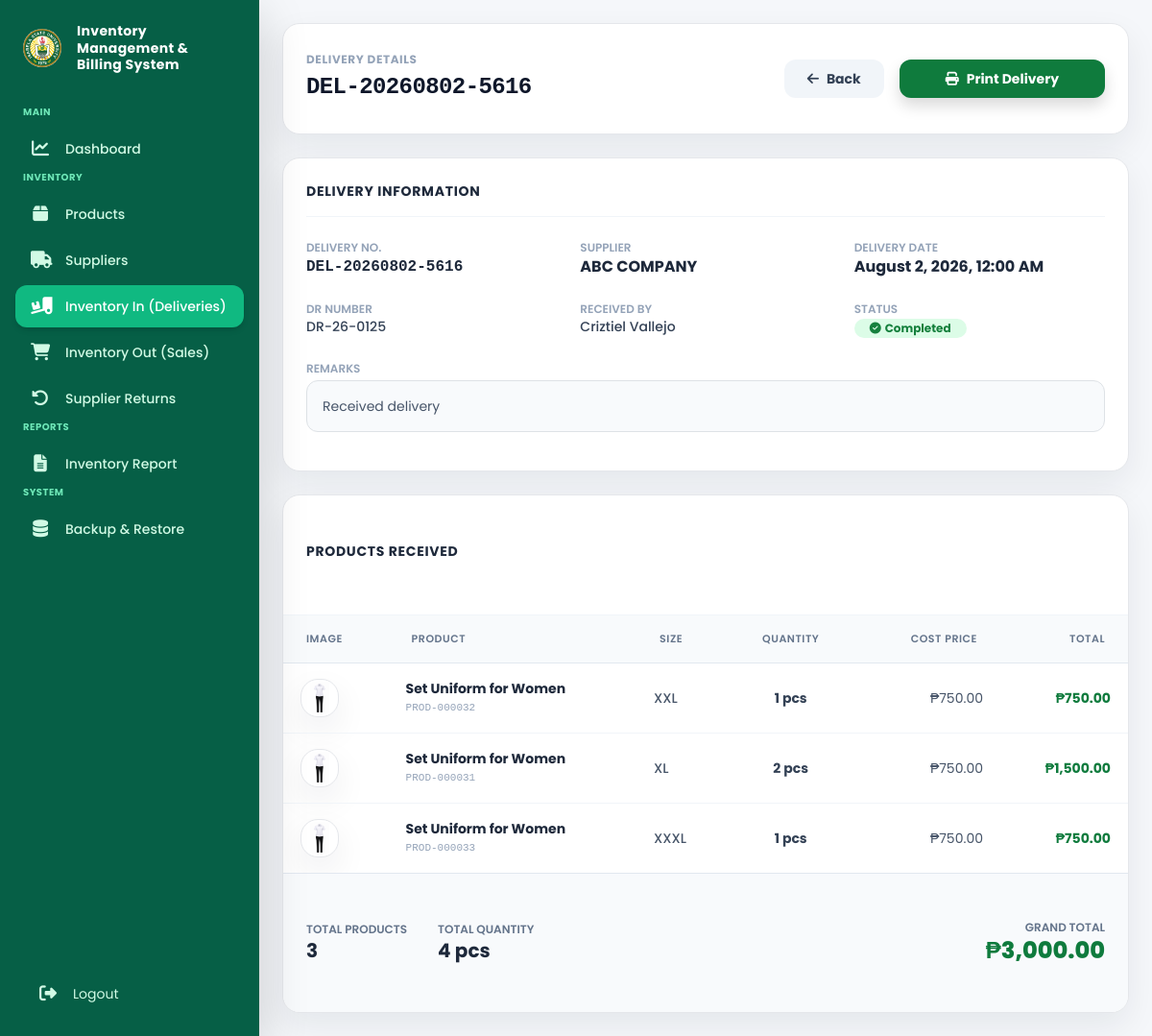
/pages/admin/delivery_view.php?id=13 (signed in), run on the app's committed database.
### tables this page shows
CREATE TABLE `deliveries` (
  `id` int(11) NOT NULL AUTO_INCREMENT,
  `supplier_id` int(11) DEFAULT NULL,
  `delivery_no` varchar(100) DEFAULT NULL,
  `delivery_date` datetime DEFAULT NULL,
  `received_by` int(11) DEFAULT NULL,
  `status` enum('Pending','Completed') DEFAULT 'Completed',
  `remarks` text DEFAULT NULL,
  `dr_number` varchar(100) DEFAULT NULL,
  PRIMARY KEY (`id`),
  KEY `supplier_id` (`supplier_id`),
  KEY `received_by` (`received_by`),
  CONSTRAINT `deliveries_ibfk_1` FOREIGN KEY (`supplier_id`) REFERENCES `suppliers` (`id`),
  CONSTRAINT `deliveries_ibfk_2` FOREIGN KEY (`received_by`) REFERENCES `users` (`id`)
);

CREATE TABLE `suppliers` (
  `id` int(11) NOT NULL AUTO_INCREMENT,
  `supplier_name` varchar(150) NOT NULL,
  `contact_person` varchar(100) DEFAULT NULL,
  `contact_number` varchar(20) DEFAULT NULL,
  `email` varchar(150) DEFAULT NULL,
  `address` text DEFAULT NULL,
  `status` enum('Active','Inactive') DEFAULT 'Active',
  `created_at` timestamp NULL DEFAULT current_timestamp(),
  PRIMARY KEY (`id`)
);

CREATE TABLE `delivery_items` (
  `id` int(11) NOT NULL AUTO_INCREMENT,
  `delivery_id` int(11) DEFAULT NULL,
  `product_id` int(11) DEFAULT NULL,
  `quantity` int(11) DEFAULT NULL,
  `cost_price` decimal(10,2) DEFAULT NULL,
  PRIMARY KEY (`id`),
  KEY `delivery_id` (`delivery_id`),
  KEY `product_id` (`product_id`),
  CONSTRAINT `delivery_items_ibfk_1` FOREIGN KEY (`delivery_id`) REFERENCES `deliveries` (`id`),
  CONSTRAINT `delivery_items_ibfk_2` FOREIGN KEY (`product_id`) REFERENCES `products` (`id`)
);

CREATE TABLE `products` (
  `id` int(11) NOT NULL AUTO_INCREMENT,
  `product_code` varchar(50) DEFAULT NULL,
  `product_name` varchar(255) NOT NULL,
  `category` varchar(100) NOT NULL,
  `category_id` int(11) DEFAULT NULL,
  `product_size` varchar(30) DEFAULT NULL,
  `description` text DEFAULT NULL,
  `supplier` varchar(150) DEFAULT NULL,
  `unit_cost` decimal(10,2) DEFAULT NULL,
  `supplier_id` int(11) DEFAULT NULL,
  `unit_price` decimal(10,2) NOT NULL,
  `cost_price` decimal(10,2) DEFAULT 0.00,
  `current_stock` int(11) DEFAULT 0,
  `inventory_value` decimal(12,2) DEFAULT 0.00,
  `reorder_level` int(11) DEFAULT 10,
  `status` enum('Available','Low Stock','Out of Stock') DEFAULT 'Available',
  `front_image` varchar(255) DEFAULT NULL,
  `qr_code` varchar(255) DEFAULT NULL,
  `created_at` timestamp NULL DEFAULT current_timestamp(),
  `updated_at` timestamp NULL DEFAULT current_timestamp() ON UPDATE current_timestamp(),
  `updated_by` int(11) DEFAULT NULL,
  PRIMARY KEY (`id`),
  UNIQUE KEY `product_code` (`product_code`),
  UNIQUE KEY `unique_product_size` (`product_name`,`product_size`),
  KEY `fk_product_category` (`category_id`),
  KEY `fk_product_supplier` (`supplier_id`),
  KEY `fk_product_updatedby` (`updated_by`),
  CONSTRAINT `fk_product_category` FOREIGN KEY (`category_id`) REFERENCES `categories` (`id`),
  CONSTRAINT `fk_product_supplier` FOREIGN KEY (`supplier_id`) REFERENCES `suppliers` (`id`),
  CONSTRAINT `fk_product_updatedby` FOREIGN KEY (`updated_by`) REFERENCES `users` (`id`)
);

### pages/admin/delivery_view.php (the view, shortened to what this page needs)
<?php
require_once "../../config/database.php";
$delivery_id = (int)($_GET['id'] ?? 0);
$deliveryQuery = "
    SELECT
        d.*,
        s.supplier_name,
        COALESCE(
            NULLIF(CONCAT(TRIM(u.firstname), ' ', TRIM(u.lastname)), ' '),
            u.username,
            'Administrator'
        ) AS received_by_name
    FROM deliveries d
    LEFT JOIN suppliers s ON d.supplier_id = s.id
    LEFT JOIN users u ON d.received_by = u.id
    WHERE d.id = ?
";
$stmt = mysqli_prepare($conn, $deliveryQuery);
mysqli_stmt_bind_param($stmt, "i", $delivery_id);
mysqli_stmt_execute($stmt);
$deliveryResult = mysqli_stmt_get_result($stmt);
$delivery = mysqli_fetch_assoc($deliveryResult);
$itemsQuery = "
    SELECT
        di.*,
        p.product_code,
        p.product_name,
        p.product_size,
        p.front_image,
        p.category
    FROM delivery_items di
    LEFT JOIN products p ON di.product_id = p.id
    WHERE di.delivery_id = ?
";
$stmtItems = mysqli_prepare($conn, $itemsQuery);
mysqli_stmt_bind_param($stmtItems, "i", $delivery_id);
mysqli_stmt_execute($stmtItems);
$itemsResult = mysqli_stmt_get_result($stmtItems);
$items = [];
$totalQty = 0;
$grandTotal = 0.00;
while ($item = mysqli_fetch_assoc($itemsResult)) {
    $itemTotal = $item['quantity'] * $item['cost_price'];
    $totalQty += $item['quantity'];
    $grandTotal += $itemTotal;
    $items[] = $item;
}
?>
<!DOCTYPE html>
<html lang="en">
<head>
    <script src="https://cdn.tailwindcss.com?plugins=forms"></script>
    <link rel="stylesheet" href="https://cdnjs.cloudflare.com/ajax/libs/font-awesome/6.4.0/css/all.min.css">
</head>
<body class="bg-slate-50 font-sans text-slate-800">
<?php include "sidebar.php"; ?>
<main class="ml-0 md:ml-[270px] min-h-screen p-6 transition-all duration-300">
    <div class="space-y-6 max-w-5xl mx-auto">
        <div class="flex flex-col sm:flex-row justify-between items-start sm:items-center gap-4 bg-white p-6 rounded-2xl shadow-sm border border-slate-200">
            <div>
                <span class="text-xs uppercase tracking-wider font-bold text-slate-400">Delivery Details</span>
                <h1 class="text-2xl font-extrabold text-slate-900 tracking-tight font-mono mt-0.5"><?= htmlspecialchars($delivery['delivery_no']); ?></h1>
            </div>
            <div class="flex items-center gap-3">
                <a href="inventory_indeliveries.php" class="bg-slate-100 hover:bg-slate-200 text-slate-700 px-4 py-2.5 rounded-xl font-bold text-sm transition flex items-center gap-2">
                    <i class="fa-solid fa-arrow-left"></i> Back
                </a>
                <button onclick="window.open('delivery_print.php?id=<?= $delivery['id']; ?>', '_blank')" class="bg-[#0f7b3d] hover:bg-[#15803d] text-white px-5 py-2.5 rounded-xl font-bold text-sm shadow transition flex items-center gap-2">
                    <i class="fa-solid fa-print"></i> Print Delivery
                </button>
            </div>
        </div>
        <div class="bg-white rounded-2xl shadow-sm border border-slate-200 p-6 space-y-6">
            <h2 class="text-sm font-bold text-slate-800 uppercase tracking-wider border-b border-slate-100 pb-3">Delivery Information</h2>
            <div class="grid grid-cols-1 md:grid-cols-3 gap-6 text-sm">
                <div>
                    <span class="block text-xs uppercase font-semibold text-slate-400">Delivery No.</span>
                    <span class="font-mono font-bold text-slate-800 text-base"><?= htmlspecialchars($delivery['delivery_no']); ?></span>
                </div>
                <div>
                    <span class="block text-xs uppercase font-semibold text-slate-400">Supplier</span>
                    <span class="font-bold text-slate-800 text-base"><?= htmlspecialchars($delivery['supplier_name'] ?? 'N/A'); ?></span>
                </div>
                <div>
                    <span class="block text-xs uppercase font-semibold text-slate-400">Delivery Date</span>
                    <span class="font-bold text-slate-800 text-base"><?= date('F j, Y, g:i A', strtotime($delivery['delivery_date'])); ?></span>
                </div>
                <div>
                    <span class="block text-xs uppercase font-semibold text-slate-400">DR Number</span>
                    <span class="font-medium text-slate-700"><?= !empty($delivery['dr_number']) ? htmlspecialchars($delivery['dr_number']) : 'None'; ?></span>
                </div>
                <div>
                    <span class="block text-xs uppercase font-semibold text-slate-400">Received By</span>
                    <span class="font-medium text-slate-700"><?= ucwords(strtolower($delivery['received_by_name'])); ?></span>
                </div>
                <div>
                    <span class="block text-xs uppercase font-semibold text-slate-400">Status</span>
                    <span class="inline-flex items-center px-3 py-0.5 rounded-full bg-green-100 text-green-700 text-xs font-bold mt-0.5">
                        <i class="fa-solid fa-circle-check mr-1"></i> <?= htmlspecialchars($delivery['status'] ?? 'Completed'); ?>
                    </span>
                </div>
                <?php if (!empty($delivery['remarks'])): ?>
                <div class="md:col-span-3">
                    <span class="block text-xs uppercase font-semibold text-slate-400">Remarks</span>
                    <p class="text-slate-600 mt-1 bg-slate-50 p-3 rounded-xl border border-slate-100"><?= htmlspecialchars($delivery['remarks']); ?></p>
                </div>
                <?php endif; ?>
            </div>
        </div>
        <div class="bg-white rounded-2xl shadow-sm border border-slate-200 overflow-hidden">
            <div class="px-6 py-5 border-b border-slate-100">
                <h2 class="text-sm font-bold text-slate-800 uppercase tracking-wider">Products Received</h2>
            </div>
            <div class="overflow-x-auto">
                <table class="min-w-full text-left border-collapse">
                    <thead class="bg-slate-50 text-[11px] uppercase tracking-wider text-slate-500 border-b border-slate-200">
                        <tr>
                            <th class="px-6 py-3 font-semibold">Image</th>
                            <th class="px-6 py-3 font-semibold">Product</th>
                            <th class="px-6 py-3 font-semibold">Size</th>
                            <th class="px-6 py-3 font-semibold text-center">Quantity</th>
                            <th class="px-6 py-3 font-semibold text-right">Cost Price</th>
                            <th class="px-6 py-3 font-semibold text-right">Total</th>
                        </tr>
                    </thead>
                    <tbody class="divide-y divide-slate-100 text-sm">
                        <?php if (empty($items)): ?>
                            <tr>
                                <td colspan="6" class="text-center py-12 text-slate-400">No items recorded for this delivery.</td>
                            </tr>
                        <?php else: ?>
                            <?php foreach ($items as $item): ?>
                                <tr class="hover:bg-slate-50 transition">
                                    <td class="px-6 py-3">
                                        <img src="<?= !empty($item['front_image']) ? '../../' . htmlspecialchars($item['front_image']) : '../../assets/images/no-image.png'; ?>" class="w-10 h-10 rounded-xl object-contain bg-white border border-slate-200 p-0.5">
                                    </td>
                                    <td class="px-6 py-3 font-bold text-slate-800">
                                        <?= htmlspecialchars($item['product_name'] ?? 'Unknown Product'); ?>
                                        <span class="block text-[11px] font-mono text-slate-400 font-normal"><?= htmlspecialchars($item['product_code'] ?? ''); ?></span>
                                    </td>
                                    <td class="px-6 py-3 text-slate-600 font-medium"><?= htmlspecialchars($item['product_size'] ?? 'Standard'); ?></td>
                                    <td class="px-6 py-3 text-center font-bold text-slate-700"><?= (int)$item['quantity']; ?> pcs</td>
                                    <td class="px-6 py-3 text-right text-slate-600">₱<?= number_format((float)$item['cost_price'], 2); ?></td>
                                    <td class="px-6 py-3 text-right font-bold text-[#0f7b3d]">₱<?= number_format((float)($item['quantity'] * $item['cost_price']), 2); ?></td>
                                </tr>
                            <?php endforeach; ?>
                        <?php endif; ?>
                    </tbody>
                </table>
            </div>
            <div class="bg-slate-50 px-6 py-5 border-t border-slate-200 flex flex-col sm:flex-row justify-between items-center gap-4 text-sm">
                <div class="flex items-center gap-8">
                    <div>
                        <span class="block text-xs uppercase font-semibold text-slate-500">Total Products</span>
                        <span class="font-bold text-xl text-slate-800"><?= count($items); ?></span>
                    </div>
                    <div>
                        <span class="block text-xs uppercase font-semibold text-slate-500">Total Quantity</span>
                        <span class="font-bold text-xl text-slate-800"><?= number_format($totalQty); ?> pcs</span>
                    </div>
                </div>
                <div>
                    <span class="block text-xs uppercase font-semibold text-slate-500 text-right">Grand Total</span>
                    <span class="text-2xl font-extrabold text-[#0f7b3d]">₱<?= number_format($grandTotal, 2); ?></span>
                </div>
            </div>
        </div>
    </div>
</main>
</body>
</html>

### assets/css/admin-ui.css (style rules this page uses)
:root { --isu-primary: #0B7A4B; --isu-secondary: #065F46; --isu-success: #10B981; --isu-warning: #F59E0B; --isu-danger: #EF4444; --isu-info: #3B82F6; --app-bg: #F5F7FA; --app-border: #E5E7EB; --app-text: #111827; --app-muted: #64748B; --app-shadow: 0 14px 35px rgba(15, 23, 42, 0.07); }
html, body { font-family: 'Poppins', Arial, sans-serif !important; background: var(--app-bg) !important; color: var(--app-text); }
a { text-decoration: none !important; }
.app-page, main { background: var(--app-bg) !important; }
.app-card, .content-card, .bg-white.rounded-2xl, .bg-white.p-6, .bg-white.rounded-xl { border: 1px solid var(--app-border) !important; border-radius: 18px !important; box-shadow: var(--app-shadow) !important; }
.app-table tbody td, table tbody td { min-height: 70px; padding: 16px 18px !important; vertical-align: middle; }

### pages/admin/delivery_view.php (style rules this page uses)
a { text-decoration: none !important; }

### pages/admin/sidebar.php (style rules this page uses)
body { background-color: #F5F7FA; font-family: 'Poppins', Arial, sans-serif; overflow:hidden; }
main { height:100vh; overflow-y:auto; }

### data on the page
deliveries: delivery_no "DEL-20260802-5616", supplier.supplier_name "ABC COMPANY", delivery_date "August 2, 2026, 12:00 AM", dr_number "DR-26-0125", status "Completed", remarks "Received delivery"
delivery_items: product.front_image (picture), product.product_name "Set Uniform for Women", product.product_code "PROD-000032", product.product_size "XXL", quantity "1", cost_price "750.00", $item['quantity']*$item['cost_price'] "750.00"
delivery_items: product.front_image (picture), product.product_name "Set Uniform for Women", product.product_code "PROD-000031", product.product_size "XL", quantity "2", cost_price "750.00", $item['quantity'] * $item['cost_price'] "1,500.00"
delivery_items: product.front_image (picture), product.product_name "Set Uniform for Women", product.product_code "PROD-000033", product.product_size "XXXL", quantity "1", cost_price "750.00", $item['quantity']*$item['cost_price'] "750.00"

### other printed values
$delivery['received_by_name'] "Criztiel Vallejo"
count($items) "3"
$totalQty "4"
$grandTotal "3,000.00"
